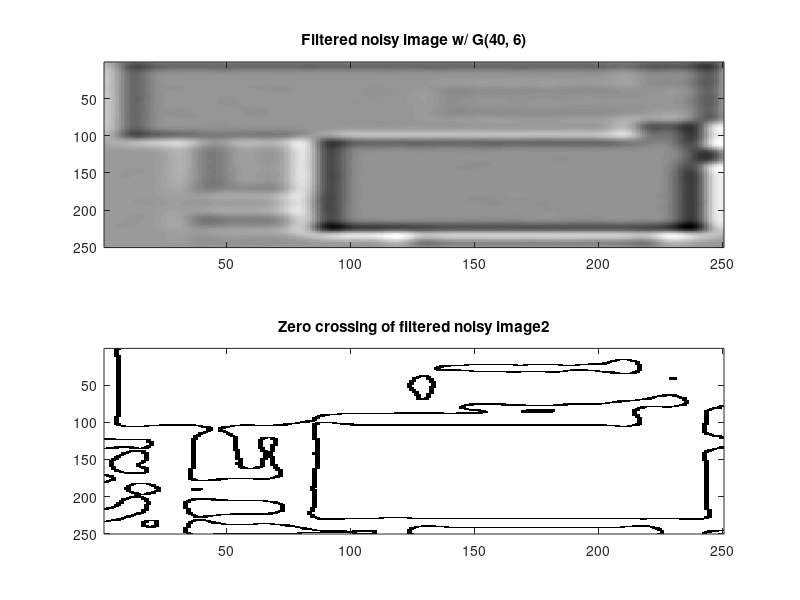

Here is the MATLAB script that generated this plot:
%% Part a
% initialize an image of 300 rows and 300 columns which we'll crop later
image = zeros(300, 300);
 
% place 100 rectangles in the images at different random positions
% and of different random gray scales
for i = 1:100
    image(randi([24, 280]):randi([24,280]), randi([24, 280]):randi([24,280])) = rand;
end

% crop the image to avoid boundary problems
cropped_image = imcrop(image, [25 25 249 249]);
imshow(imresize(cropped_image,3 ));


%% Part b
% Laplacian of a Gaussian
% Params: 
%   hsize(width) = 20
%   sigma (standard deviation) = 3
LoG_filter = fspecial('log', [20 20], 3);
imagesc(LoG_filter);
colormap(gray);
colorbar;
%% Part c
filtered_image = imfilter(cropped_image, LoG_filter); % Filter image with LoG filter
subplot(2,1,1);
imagesc(filtered_image);
title('Filtered Image');
colormap(gray);

% function which checks if point in the middle of a 3x3 matrix has a
% zero-crossing with any of its neighbors
f = @(p) ~(sign(p(5) * p(1)) == -1 |...
    sign(p(5) * p(2)) == -1 | ...
    sign(p(5) * p(3)) == -1 | ...
    sign(p(5) * p(4)) == -1 | ...
    sign(p(5) * p(6)) == -1 | ...
    sign(p(5) * p(7)) == -1 | ...
    sign(p(5) * p(8)) == -1 | ...
    sign(p(5) * p(9)) == -1);
    
% apply above function to every 3x3 square grid of the filtered image
zero_crossing_image = nlfilter(filtered_image, [3 3], f);
subplot(2,1,2);
imagesc(zero_crossing_image);
title('Zero crossings');
%% Part d
% add noise to the cropped image
%
%
image_std = std2(cropped_image); % standard dev of cropped image pixel values
m = size(cropped_image, 1);
n = size(cropped_image, 2);

% Create noisy image
noise = randn(n); 
noise = noise * image_std/10;
noisy_image = cropped_image + noise;

% Show noisy image
subplot(2,1,1);
imagesc(noisy_image);
title('Noisy Image');


% Filter noisy image
filtered_noisy_image = imfilter(noisy_image, LoG_filter);
% Show noisy image
%subplot(3,1,2)
%imagesc(filtered_noisy_image);
%title('Filtered Noisy Image w/ G(20, 3)');
%colormap(gray);

% zero crossing of filtered noisy image
zero_crossing_noise = nlfilter(filtered_noisy_image, [3 3], f);

subplot(2,1,2);
imagesc(zero_crossing_noise);
title('Zero crossings of filtered noisy image');
colormap(gray);
%% Part e

% LoG filter with width 40 and sigma 6
LoG_filter2 = fspecial('log', [40 40], 6);
% filter noisy image as before
filtered_noisy_image2 = imfilter(noisy_image, LoG_filter2);
subplot(2,1,1);
imagesc(filtered_noisy_image2);
title('Filtered noisy image w/ G(40, 6)');
colormap(gray);


% zero crossings as before
zero_crossing_noise2 = nlfilter(filtered_noisy_image2, [3 3], f);
subplot(2,1,2);
imagesc(zero_crossing_noise2);
title('Zero crossing of filtered noisy image2');
colormap(gray);


%% Way more false edges are detected for the gaussian with larger weight 
% and larger std















    